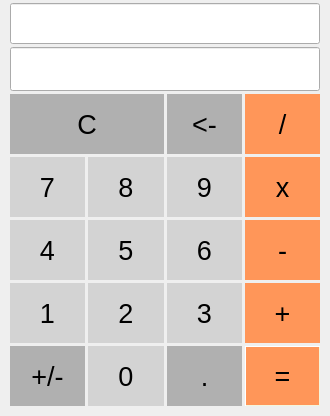
<?xml version="1.0" encoding="UTF-8"?>
<ui version="4.0">
 <class>MainWindow</class>
 <widget class="QMainWindow" name="MainWindow">
  <property name="geometry">
   <rect>
    <x>0</x>
    <y>0</y>
    <width>330</width>
    <height>416</height>
   </rect>
  </property>
  <property name="sizePolicy">
   <sizepolicy hsizetype="Preferred" vsizetype="Preferred">
    <horstretch>0</horstretch>
    <verstretch>0</verstretch>
   </sizepolicy>
  </property>
  <property name="minimumSize">
   <size>
    <width>330</width>
    <height>0</height>
   </size>
  </property>
  <property name="windowTitle">
   <string>Calculator</string>
  </property>
  <widget class="QWidget" name="centralwidget">
   <layout class="QGridLayout" name="gridLayout">
    <property name="leftMargin">
     <number>10</number>
    </property>
    <property name="topMargin">
     <number>3</number>
    </property>
    <property name="rightMargin">
     <number>10</number>
    </property>
    <property name="bottomMargin">
     <number>10</number>
    </property>
    <property name="spacing">
     <number>3</number>
    </property>
    <item row="4" column="2">
     <widget class="QPushButton" name="sixButton">
      <property name="sizePolicy">
       <sizepolicy hsizetype="Minimum" vsizetype="Expanding">
        <horstretch>0</horstretch>
        <verstretch>0</verstretch>
       </sizepolicy>
      </property>
      <property name="minimumSize">
       <size>
        <width>60</width>
        <height>60</height>
       </size>
      </property>
      <property name="font">
       <font>
        <pointsize>20</pointsize>
        <bold>false</bold>
        <strikeout>false</strikeout>
       </font>
      </property>
      <property name="styleSheet">
       <string notr="true">QPushButton{
background-color: rgb(211, 211, 211);
color: black;
border-style: outset;
}</string>
      </property>
      <property name="text">
       <string>6</string>
      </property>
      <property name="autoDefault">
       <bool>false</bool>
      </property>
     </widget>
    </item>
    <item row="4" column="0">
     <widget class="QPushButton" name="fourButton">
      <property name="sizePolicy">
       <sizepolicy hsizetype="Minimum" vsizetype="Expanding">
        <horstretch>0</horstretch>
        <verstretch>0</verstretch>
       </sizepolicy>
      </property>
      <property name="minimumSize">
       <size>
        <width>60</width>
        <height>60</height>
       </size>
      </property>
      <property name="font">
       <font>
        <pointsize>20</pointsize>
        <bold>false</bold>
        <strikeout>false</strikeout>
       </font>
      </property>
      <property name="styleSheet">
       <string notr="true">QPushButton{
background-color: rgb(211, 211, 211);
color: black;
border-style: outset;
}</string>
      </property>
      <property name="text">
       <string>4</string>
      </property>
      <property name="autoDefault">
       <bool>false</bool>
      </property>
     </widget>
    </item>
    <item row="0" column="0" colspan="4">
     <widget class="QLineEdit" name="label_2">
      <property name="sizePolicy">
       <sizepolicy hsizetype="Minimum" vsizetype="Expanding">
        <horstretch>0</horstretch>
        <verstretch>0</verstretch>
       </sizepolicy>
      </property>
      <property name="font">
       <font>
        <pointsize>14</pointsize>
       </font>
      </property>
      <property name="alignment">
       <set>Qt::AlignRight|Qt::AlignTrailing|Qt::AlignVCenter</set>
      </property>
      <property name="readOnly">
       <bool>true</bool>
      </property>
     </widget>
    </item>
    <item row="4" column="3">
     <widget class="QPushButton" name="minusButton">
      <property name="sizePolicy">
       <sizepolicy hsizetype="Minimum" vsizetype="Expanding">
        <horstretch>0</horstretch>
        <verstretch>0</verstretch>
       </sizepolicy>
      </property>
      <property name="minimumSize">
       <size>
        <width>60</width>
        <height>60</height>
       </size>
      </property>
      <property name="font">
       <font>
        <pointsize>20</pointsize>
        <bold>false</bold>
        <strikeout>false</strikeout>
       </font>
      </property>
      <property name="styleSheet">
       <string notr="true">QPushButton{
background-color: rgb(255, 150, 89);
color: black;
border-style: outset;
}</string>
      </property>
      <property name="text">
       <string>-</string>
      </property>
      <property name="autoDefault">
       <bool>false</bool>
      </property>
     </widget>
    </item>
    <item row="3" column="2">
     <widget class="QPushButton" name="nineButton">
      <property name="sizePolicy">
       <sizepolicy hsizetype="Minimum" vsizetype="Expanding">
        <horstretch>0</horstretch>
        <verstretch>0</verstretch>
       </sizepolicy>
      </property>
      <property name="minimumSize">
       <size>
        <width>60</width>
        <height>60</height>
       </size>
      </property>
      <property name="font">
       <font>
        <pointsize>20</pointsize>
        <bold>false</bold>
        <strikeout>false</strikeout>
       </font>
      </property>
      <property name="styleSheet">
       <string notr="true">QPushButton{
background-color: rgb(211, 211, 211);
color: black;
border-style: outset;
}</string>
      </property>
      <property name="text">
       <string>9</string>
      </property>
      <property name="autoDefault">
       <bool>false</bool>
      </property>
     </widget>
    </item>
    <item row="6" column="0">
     <widget class="QPushButton" name="changeSignButton">
      <property name="sizePolicy">
       <sizepolicy hsizetype="Minimum" vsizetype="Expanding">
        <horstretch>0</horstretch>
        <verstretch>0</verstretch>
       </sizepolicy>
      </property>
      <property name="minimumSize">
       <size>
        <width>60</width>
        <height>60</height>
       </size>
      </property>
      <property name="font">
       <font>
        <pointsize>20</pointsize>
        <bold>false</bold>
        <strikeout>false</strikeout>
       </font>
      </property>
      <property name="styleSheet">
       <string notr="true">QPushButton{
background-color: rgb(176, 176, 176);
color: black;
border-style: outset;
}</string>
      </property>
      <property name="text">
       <string>+/-</string>
      </property>
      <property name="autoDefault">
       <bool>false</bool>
      </property>
     </widget>
    </item>
    <item row="5" column="0">
     <widget class="QPushButton" name="oneButton">
      <property name="sizePolicy">
       <sizepolicy hsizetype="Minimum" vsizetype="Expanding">
        <horstretch>0</horstretch>
        <verstretch>0</verstretch>
       </sizepolicy>
      </property>
      <property name="minimumSize">
       <size>
        <width>60</width>
        <height>60</height>
       </size>
      </property>
      <property name="font">
       <font>
        <pointsize>20</pointsize>
        <bold>false</bold>
        <strikeout>false</strikeout>
       </font>
      </property>
      <property name="styleSheet">
       <string notr="true">QPushButton{
background-color: rgb(211, 211, 211);
color: black;
border-style: outset;
}</string>
      </property>
      <property name="text">
       <string>1</string>
      </property>
      <property name="autoDefault">
       <bool>false</bool>
      </property>
     </widget>
    </item>
    <item row="3" column="0">
     <widget class="QPushButton" name="sevenButton">
      <property name="sizePolicy">
       <sizepolicy hsizetype="Minimum" vsizetype="Expanding">
        <horstretch>0</horstretch>
        <verstretch>0</verstretch>
       </sizepolicy>
      </property>
      <property name="minimumSize">
       <size>
        <width>60</width>
        <height>60</height>
       </size>
      </property>
      <property name="font">
       <font>
        <pointsize>20</pointsize>
        <bold>false</bold>
        <strikeout>false</strikeout>
       </font>
      </property>
      <property name="styleSheet">
       <string notr="true">QPushButton{
background-color: rgb(211, 211, 211);
color: black;
border-style: outset;
}</string>
      </property>
      <property name="text">
       <string>7</string>
      </property>
      <property name="autoDefault">
       <bool>false</bool>
      </property>
     </widget>
    </item>
    <item row="2" column="2">
     <widget class="QPushButton" name="delButton">
      <property name="sizePolicy">
       <sizepolicy hsizetype="Minimum" vsizetype="Expanding">
        <horstretch>0</horstretch>
        <verstretch>0</verstretch>
       </sizepolicy>
      </property>
      <property name="minimumSize">
       <size>
        <width>60</width>
        <height>60</height>
       </size>
      </property>
      <property name="font">
       <font>
        <pointsize>20</pointsize>
        <bold>false</bold>
        <strikeout>false</strikeout>
       </font>
      </property>
      <property name="styleSheet">
       <string notr="true">QPushButton{
background-color: rgb(176, 176, 176);
color: black;
border-style: outset;
}</string>
      </property>
      <property name="text">
       <string>&lt;-</string>
      </property>
      <property name="autoDefault">
       <bool>false</bool>
      </property>
     </widget>
    </item>
    <item row="2" column="3">
     <widget class="QPushButton" name="divButton">
      <property name="sizePolicy">
       <sizepolicy hsizetype="Minimum" vsizetype="Expanding">
        <horstretch>0</horstretch>
        <verstretch>0</verstretch>
       </sizepolicy>
      </property>
      <property name="minimumSize">
       <size>
        <width>60</width>
        <height>60</height>
       </size>
      </property>
      <property name="font">
       <font>
        <pointsize>20</pointsize>
        <bold>false</bold>
        <strikeout>false</strikeout>
       </font>
      </property>
      <property name="styleSheet">
       <string notr="true">QPushButton{
background-color: rgb(255, 150, 89);
color: black;
border-style: outset;
}</string>
      </property>
      <property name="text">
       <string>/</string>
      </property>
      <property name="autoDefault">
       <bool>false</bool>
      </property>
     </widget>
    </item>
    <item row="3" column="3">
     <widget class="QPushButton" name="multiButton">
      <property name="sizePolicy">
       <sizepolicy hsizetype="Minimum" vsizetype="Expanding">
        <horstretch>0</horstretch>
        <verstretch>0</verstretch>
       </sizepolicy>
      </property>
      <property name="minimumSize">
       <size>
        <width>60</width>
        <height>60</height>
       </size>
      </property>
      <property name="font">
       <font>
        <pointsize>20</pointsize>
        <bold>false</bold>
        <strikeout>false</strikeout>
       </font>
      </property>
      <property name="styleSheet">
       <string notr="true">QPushButton{
background-color: rgb(255, 150, 89);
color: black;
border-style: outset;
}</string>
      </property>
      <property name="text">
       <string>x</string>
      </property>
      <property name="autoDefault">
       <bool>false</bool>
      </property>
     </widget>
    </item>
    <item row="6" column="1">
     <widget class="QPushButton" name="zeroButton">
      <property name="sizePolicy">
       <sizepolicy hsizetype="Minimum" vsizetype="Expanding">
        <horstretch>0</horstretch>
        <verstretch>0</verstretch>
       </sizepolicy>
      </property>
      <property name="minimumSize">
       <size>
        <width>60</width>
        <height>60</height>
       </size>
      </property>
      <property name="font">
       <font>
        <pointsize>20</pointsize>
        <bold>false</bold>
        <strikeout>false</strikeout>
       </font>
      </property>
      <property name="styleSheet">
       <string notr="true">QPushButton{
background-color: rgb(211, 211, 211);
color: black;
border-style: outset;
}</string>
      </property>
      <property name="text">
       <string>0</string>
      </property>
      <property name="autoDefault">
       <bool>false</bool>
      </property>
     </widget>
    </item>
    <item row="2" column="0" colspan="2">
     <widget class="QPushButton" name="clearButotn">
      <property name="sizePolicy">
       <sizepolicy hsizetype="Minimum" vsizetype="Expanding">
        <horstretch>0</horstretch>
        <verstretch>0</verstretch>
       </sizepolicy>
      </property>
      <property name="minimumSize">
       <size>
        <width>60</width>
        <height>60</height>
       </size>
      </property>
      <property name="font">
       <font>
        <pointsize>20</pointsize>
        <bold>false</bold>
        <strikeout>false</strikeout>
       </font>
      </property>
      <property name="styleSheet">
       <string notr="true">QPushButton{
background-color: rgb(176, 176, 176);
color: black;
border-style: outset;
}</string>
      </property>
      <property name="text">
       <string>C</string>
      </property>
      <property name="autoDefault">
       <bool>false</bool>
      </property>
     </widget>
    </item>
    <item row="5" column="1">
     <widget class="QPushButton" name="twoButton">
      <property name="sizePolicy">
       <sizepolicy hsizetype="Minimum" vsizetype="Expanding">
        <horstretch>0</horstretch>
        <verstretch>0</verstretch>
       </sizepolicy>
      </property>
      <property name="minimumSize">
       <size>
        <width>60</width>
        <height>60</height>
       </size>
      </property>
      <property name="font">
       <font>
        <pointsize>20</pointsize>
        <bold>false</bold>
        <strikeout>false</strikeout>
       </font>
      </property>
      <property name="styleSheet">
       <string notr="true">QPushButton{
background-color: rgb(211, 211, 211);
color: black;
border-style: outset;
}</string>
      </property>
      <property name="text">
       <string>2</string>
      </property>
      <property name="autoDefault">
       <bool>false</bool>
      </property>
     </widget>
    </item>
    <item row="3" column="1">
     <widget class="QPushButton" name="eightButton">
      <property name="sizePolicy">
       <sizepolicy hsizetype="Minimum" vsizetype="Expanding">
        <horstretch>0</horstretch>
        <verstretch>0</verstretch>
       </sizepolicy>
      </property>
      <property name="minimumSize">
       <size>
        <width>60</width>
        <height>60</height>
       </size>
      </property>
      <property name="font">
       <font>
        <pointsize>20</pointsize>
        <bold>false</bold>
        <strikeout>false</strikeout>
       </font>
      </property>
      <property name="styleSheet">
       <string notr="true">QPushButton{
background-color: rgb(211, 211, 211);
color: black;
border-style: outset;
}</string>
      </property>
      <property name="text">
       <string>8</string>
      </property>
      <property name="autoDefault">
       <bool>false</bool>
      </property>
     </widget>
    </item>
    <item row="4" column="1">
     <widget class="QPushButton" name="fiveButton">
      <property name="sizePolicy">
       <sizepolicy hsizetype="Minimum" vsizetype="Expanding">
        <horstretch>0</horstretch>
        <verstretch>0</verstretch>
       </sizepolicy>
      </property>
      <property name="minimumSize">
       <size>
        <width>60</width>
        <height>60</height>
       </size>
      </property>
      <property name="font">
       <font>
        <pointsize>20</pointsize>
        <bold>false</bold>
        <strikeout>false</strikeout>
       </font>
      </property>
      <property name="styleSheet">
       <string notr="true">QPushButton{
background-color: rgb(211, 211, 211);
color: black;
border-style: outset;
}</string>
      </property>
      <property name="text">
       <string>5</string>
      </property>
      <property name="autoDefault">
       <bool>false</bool>
      </property>
     </widget>
    </item>
    <item row="5" column="3">
     <widget class="QPushButton" name="plusButton">
      <property name="sizePolicy">
       <sizepolicy hsizetype="Minimum" vsizetype="Expanding">
        <horstretch>0</horstretch>
        <verstretch>0</verstretch>
       </sizepolicy>
      </property>
      <property name="minimumSize">
       <size>
        <width>60</width>
        <height>60</height>
       </size>
      </property>
      <property name="font">
       <font>
        <pointsize>20</pointsize>
        <bold>false</bold>
        <strikeout>false</strikeout>
       </font>
      </property>
      <property name="styleSheet">
       <string notr="true">QPushButton{
background-color: rgb(255, 150, 89);
color: black;
border-style: outset;
}</string>
      </property>
      <property name="text">
       <string>+</string>
      </property>
      <property name="autoDefault">
       <bool>false</bool>
      </property>
     </widget>
    </item>
    <item row="5" column="2">
     <widget class="QPushButton" name="threeButton">
      <property name="sizePolicy">
       <sizepolicy hsizetype="Minimum" vsizetype="Expanding">
        <horstretch>0</horstretch>
        <verstretch>0</verstretch>
       </sizepolicy>
      </property>
      <property name="minimumSize">
       <size>
        <width>60</width>
        <height>60</height>
       </size>
      </property>
      <property name="font">
       <font>
        <pointsize>20</pointsize>
        <bold>false</bold>
        <strikeout>false</strikeout>
       </font>
      </property>
      <property name="styleSheet">
       <string notr="true">QPushButton{
background-color: rgb(211, 211, 211);
color: black;
border-style: outset;
}</string>
      </property>
      <property name="text">
       <string>3</string>
      </property>
      <property name="autoDefault">
       <bool>false</bool>
      </property>
     </widget>
    </item>
    <item row="6" column="2">
     <widget class="QPushButton" name="pointButton">
      <property name="sizePolicy">
       <sizepolicy hsizetype="Minimum" vsizetype="Expanding">
        <horstretch>0</horstretch>
        <verstretch>0</verstretch>
       </sizepolicy>
      </property>
      <property name="minimumSize">
       <size>
        <width>60</width>
        <height>60</height>
       </size>
      </property>
      <property name="font">
       <font>
        <pointsize>20</pointsize>
        <bold>false</bold>
        <strikeout>false</strikeout>
       </font>
      </property>
      <property name="styleSheet">
       <string notr="true">QPushButton{
background-color: rgb(176, 176, 176);
color: black;
border-style: outset;
}</string>
      </property>
      <property name="text">
       <string>.</string>
      </property>
      <property name="autoDefault">
       <bool>false</bool>
      </property>
     </widget>
    </item>
    <item row="6" column="3">
     <widget class="QPushButton" name="resultButton">
      <property name="sizePolicy">
       <sizepolicy hsizetype="Minimum" vsizetype="Expanding">
        <horstretch>0</horstretch>
        <verstretch>0</verstretch>
       </sizepolicy>
      </property>
      <property name="minimumSize">
       <size>
        <width>60</width>
        <height>60</height>
       </size>
      </property>
      <property name="font">
       <font>
        <pointsize>20</pointsize>
        <bold>false</bold>
        <strikeout>false</strikeout>
       </font>
      </property>
      <property name="styleSheet">
       <string notr="true">QPushButton{
background-color: rgb(255, 150, 89);
color: black;
border-style: outset;
border-width: 1px;
border-color: beige;
}</string>
      </property>
      <property name="text">
       <string>=</string>
      </property>
      <property name="autoDefault">
       <bool>false</bool>
      </property>
     </widget>
    </item>
    <item row="1" column="0" colspan="4">
     <widget class="QLineEdit" name="label">
      <property name="sizePolicy">
       <sizepolicy hsizetype="Minimum" vsizetype="Expanding">
        <horstretch>0</horstretch>
        <verstretch>0</verstretch>
       </sizepolicy>
      </property>
      <property name="font">
       <font>
        <pointsize>24</pointsize>
       </font>
      </property>
      <property name="alignment">
       <set>Qt::AlignRight|Qt::AlignTrailing|Qt::AlignVCenter</set>
      </property>
      <property name="readOnly">
       <bool>true</bool>
      </property>
     </widget>
    </item>
   </layout>
  </widget>
 </widget>
 <resources/>
 <connections/>
</ui>
